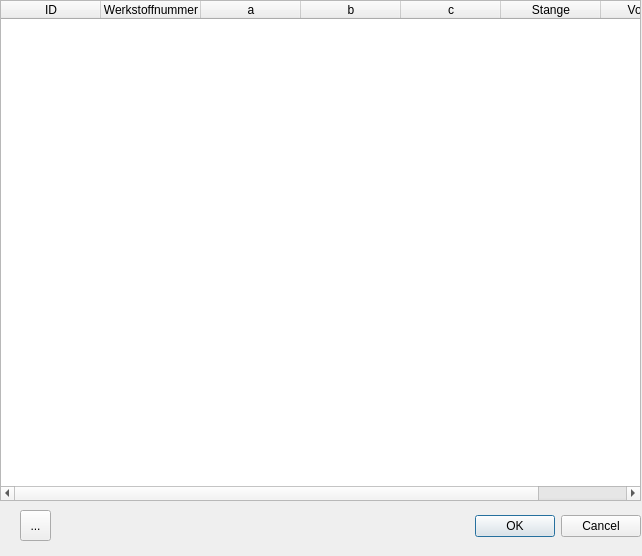
<?xml version="1.0" encoding="UTF-8"?>
<ui version="4.0">
 <class>Dialog</class>
 <widget class="QDialog" name="Dialog">
  <property name="geometry">
   <rect>
    <x>0</x>
    <y>0</y>
    <width>642</width>
    <height>556</height>
   </rect>
  </property>
  <property name="windowTitle">
   <string>Halbzeuge pflegen</string>
  </property>
  <widget class="QDialogButtonBox" name="buttonBox">
   <property name="geometry">
    <rect>
     <x>300</x>
     <y>510</y>
     <width>341</width>
     <height>32</height>
    </rect>
   </property>
   <property name="orientation">
    <enum>Qt::Horizontal</enum>
   </property>
   <property name="standardButtons">
    <set>QDialogButtonBox::Cancel|QDialogButtonBox::Ok</set>
   </property>
  </widget>
  <widget class="QTableWidget" name="tableWidget">
   <property name="geometry">
    <rect>
     <x>0</x>
     <y>0</y>
     <width>641</width>
     <height>501</height>
    </rect>
   </property>
   <column>
    <property name="text">
     <string>ID</string>
    </property>
   </column>
   <column>
    <property name="text">
     <string>Werkstoffnummer</string>
    </property>
   </column>
   <column>
    <property name="text">
     <string>a</string>
    </property>
   </column>
   <column>
    <property name="text">
     <string>b</string>
    </property>
   </column>
   <column>
    <property name="text">
     <string>c</string>
    </property>
   </column>
   <column>
    <property name="text">
     <string>Stange</string>
    </property>
   </column>
   <column>
    <property name="text">
     <string>Volumen</string>
    </property>
   </column>
  </widget>
  <widget class="QToolButton" name="toolButton_add">
   <property name="geometry">
    <rect>
     <x>20</x>
     <y>510</y>
     <width>31</width>
     <height>31</height>
    </rect>
   </property>
   <property name="text">
    <string>...</string>
   </property>
   <property name="icon">
    <iconset>
     <normaloff>Icons/greenPlus.png</normaloff>Icons/greenPlus.png</iconset>
   </property>
  </widget>
 </widget>
 <resources/>
 <connections>
  <connection>
   <sender>buttonBox</sender>
   <signal>accepted()</signal>
   <receiver>Dialog</receiver>
   <slot>accept()</slot>
   <hints>
    <hint type="sourcelabel">
     <x>248</x>
     <y>254</y>
    </hint>
    <hint type="destinationlabel">
     <x>157</x>
     <y>274</y>
    </hint>
   </hints>
  </connection>
  <connection>
   <sender>buttonBox</sender>
   <signal>rejected()</signal>
   <receiver>Dialog</receiver>
   <slot>reject()</slot>
   <hints>
    <hint type="sourcelabel">
     <x>316</x>
     <y>260</y>
    </hint>
    <hint type="destinationlabel">
     <x>286</x>
     <y>274</y>
    </hint>
   </hints>
  </connection>
 </connections>
</ui>
